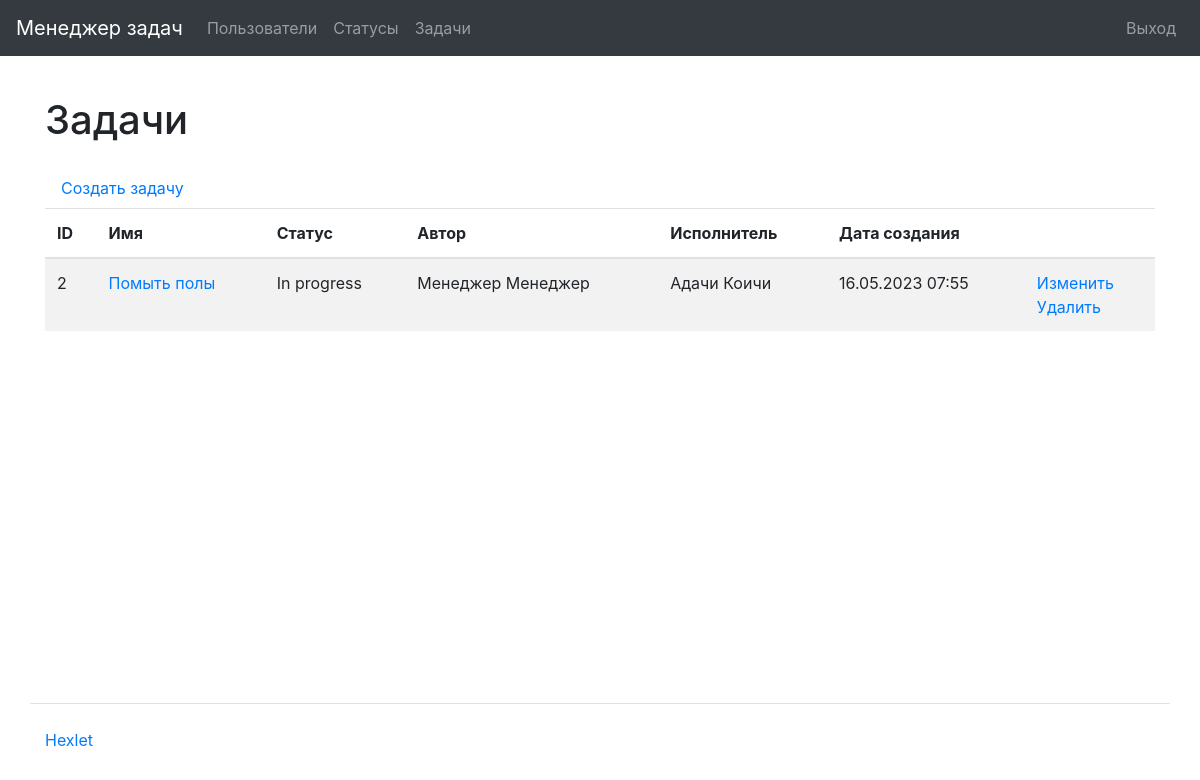
Page /tasks/ (signed in) on the committed database.
### task_manager/tasks/models.py (models this page shows, shortened)
class Task(models.Model):
    name = models.CharField(
        max_length=150,
        blank=False,
        unique=True,
        verbose_name=_('Name')
    )
    description = models.TextField(
        max_length=10000,
        blank=True,
        verbose_name=_('Description')
    )
    date_created = models.DateTimeField(
        auto_now_add=True,
        verbose_name=_('Creation date')
    )
    author = models.ForeignKey(
        User,
        on_delete=models.PROTECT,
        related_name='author',
        verbose_name=_('Author')
    )
    status = models.ForeignKey(
        Status,
        on_delete=models.PROTECT,
        related_name='statuses',
        verbose_name=_('Status')
    )
    executor = models.ForeignKey(
        User,
        on_delete=models.PROTECT,
        related_name='executor',
        verbose_name=_('Executor')
    )
    class Meta:
        verbose_name = _('Task')
        verbose_name_plural = _('Tasks')

### task_manager/statuses/models.py (models this page shows)
class Status(models.Model):
    name = models.CharField(
        max_length=150,
        unique=True,
        blank=False,
        verbose_name=_('Name'),
    )
    date_created = models.DateTimeField(
        auto_now_add=True,
        verbose_name=_('Creation date')
    )
    def __str__(self):
        return self.name
    class Meta:
        verbose_name = _('Status')
        verbose_name_plural = _('Statuses')

### task_manager/users/models.py (models this page shows)
class User(AbstractUser):
    first_name = models.CharField(max_length=150)
    last_name = models.CharField(max_length=150)
    def __str__(self):
        return self.get_full_name()

### task_manager/tasks/views.py (the view)
# urls.py: path('', TasksListView.as_view(), name='tasks_list'),
class TasksListView(AuthRequiredMixin, ListView):
    template_name = 'tasks/list.html'
    model = Task
    context_object_name = 'tasks_list'
    extra_context = {
        'title': _('Tasks'),
        'button_text': _('Show'),
    }

### task_manager/mixins.py (called while the page is built)
    def dispatch(self, request, *args, **kwargs):
        if not request.user.is_authenticated:
            messages.error(request, self.auth_message)
            return redirect(reverse_lazy('login'))
        return super().dispatch(request, *args, **kwargs)

### task_manager/templates/tasks/list.html
{% extends "base.html" %}
{% load bootstrap4 %}
{% load i18n %}
{% block content %}
    <h1 class="my-4">{% trans 'Tasks' %}</h1>
    <a class="nav-link" href="{% url 'task_create' %}">{% trans 'Create task' %}</a>
    <table class="table table-striped">
        <thead>
            <tr>
                <th>ID</th>
                <th>{% trans 'Name' %}</th>
                <th>{% trans 'Status' %}</th>
                <th>{% trans 'Author' %}</th>
                <th>{% trans 'Executor' %}</th>
                <th>{% trans 'Creation date' %}</th>
                <th></th>
            </tr>
        </thead>
        <tbody>
            {% for task in tasks_list %}
                <tr>
                    <td>{{ task.id }}</td>
                    <td><a href="{% url 'task_details' task.id %}">{{ task.name }}</a></td>
                    <td>{{ task.status }}</td>
                    <td>{{ task.author }}</td>
                    <td>{{ task.executor }}</td>
                    <td>{{ task.date_created|date:"d.m.Y H:i" }}</td>
                    <td>
                        <a href="{% url 'task_update' task.id %}">{% trans 'Update' %}</a>
                        <br>
                        <a href="{% url 'task_delete' task.id %}">{% trans 'Delete' %}</a>
                    </td>
                </tr>
            {% endfor %}
        </tbody>
    </table>
{% endblock %}

### rows in the picture
Task: id "2", name "Помыть полы", status "In progress", author "Менеджер Менеджер", executor "Адачи Коичи", date_created "16.05.2023 07:55"
